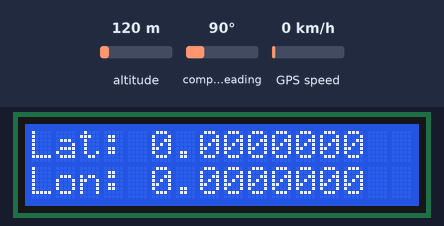
The sketch below on a simulated Arduino Uno, built with avr-gcc and run on an emulated ATmega328P. On the bench: 16×2 character LCD. The inputs (shaded band) are chosen by the test bench; at power-on: altitude 120 m, compass heading 90°, GPS speed 0 km/h. The GPS gets a fix after 3 s at 37.7749, -122.4194 with 8 satellites; what the sketch prints to the serial monitor is not drawn.

Above: at 0.1 s.
At 1.6 s:
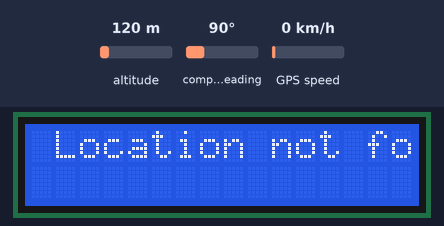
At 2.6 s:
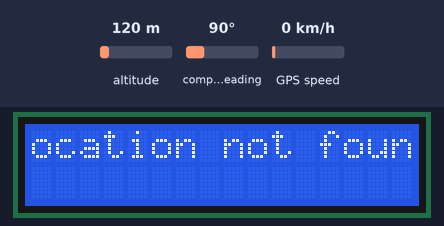
At 4.1 s:
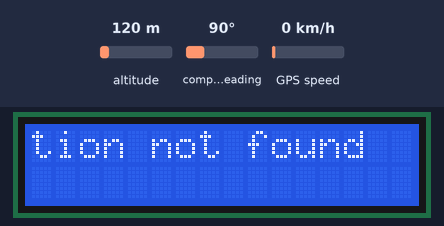
At 5.6 s:
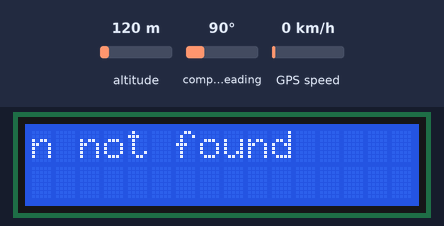
At 6.2 s:
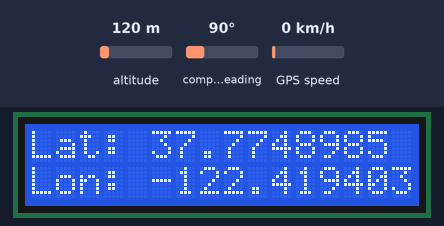

Measured:
- by itself, everything shown: repeats every 6.0 s, in 11 steps
- what the display in image 1 shows lasts 0.5 s, from 1.6 s to 2.1 s
- what the display in image 5 shows lasts 1.0 s, from 6.1 s to 7.1 s

The sketch:

campus_navigator.ino
```cpp
 #include <TinyGPS++.h>
#include <SoftwareSerial.h> // include the SoftwareSerial library for serial communication with the GPS module
#include <LiquidCrystal.h> // include the LiquidCrystal library for the LCD screen

TinyGPSPlus gps;

SoftwareSerial gpsSerial(0, 1); // set up a software serial port for the GPS module (RX=1, TX=0)
LiquidCrystal lcd(12, 11, 5, 4, 3, 2); // set up the LCD screen (RS=12, E=11, D4=5, D5=4, D6=3, D7=2)

// Define a struct to hold location data
struct Location {
  float lattitude;
  float longitude;
  String nameOfPlace;
};

// Define a lookup table of locations (replace with your own)
Location locations[] = {
 {21.125381, 79.046249, "OAT"},
 {21.125862, 79.045783, "HB-4"},
 {21.124568, 79.046182, "HB-3"},
 {21.125290, 79.047375, "Chandu"},
 {21.125610, 79.047584, "3rd Year Mess"},
 {21.125474, 79.048072, "MAC"},
 {21.126209, 79.047920, "HB-8"},
 {21.124299, 79.049358, "Canteen"},
 {21.123490, 79.049869, "New Admin Building"},
 {21.123842, 79.050811, "MME"},
 {21.124544, 79.051345, "Audi"},
 {21.125144, 79.049936, "CME"},
 {21.125186, 79.050722, "CRC"},
 {21.124883, 79.052228, "CSE Dept"},
 {21.124216, 79.052841, "ECE Dept"},
 {21.125277, 79.051362, "Library"},
 {21.123241, 79.051565, "VNIT \n Main Building"},
 {21.122942, 79.051522, "Visvesvaraya \n Statue"},
 {21.122265, 79.052502, "EE Dept"},
 {21.123193, 79.052276, "Civ Engg"},
 {21.123100, 79.052889, "Env Engg"},
//  {21,123667, 79.052581, "Architecure"},
//  {21.128371, 79.052107, "Bhoot Galli"},
//  {21.127358, 79.054153, "Y-Point"},
//  {21.127813, 79.056421, "Girls Hostel"},
//  {21.128437, 79.055189, "Sports Complex"},
};


// Define the number of locations in the lookup table
const int numLocations = 21;


void setup() {
  Serial.begin(9600); // initialize the serial port for debugging
  gpsSerial.begin(9600); // initialize the software serial port for the GPS module
  lcd.begin(16, 2); // initialize the LCD screen with 16 columns and 2 rows
}

void loop()
{
  while (gpsSerial.available() > 0){
    if (gps.encode(gpsSerial.read())){
      lcd.clear();
      displayInfo();
    }
  }
  if (millis() > 5000 && gps.charsProcessed() < 15)
  {
    Serial.println(F("No GPS detected: check wiring."));
    delay(500);
  }
  delay(100);
}

void displayInfo() {
  // Read data from the GPS module
    float lattitude = gps.location.lat();
    float longitude = gps.location.lng();

    String locationName = "Location not found";
    float dist = 1000;
    for (int i = 0; i < numLocations; i++) {
      if (abs(locations[i].lattitude - lattitude) < 0.001 && abs(locations[i].longitude - longitude) < 0.001) { // allow for some rounding error
        float temp_dist = sqrt(pow((locations[i].lattitude - lattitude),2)+pow((locations[i].longitude - longitude),2));
        dist = min(temp_dist, dist);
        if(dist == temp_dist){
          locationName = locations[i].nameOfPlace;
        }
      }
    }

    // Print the location name to the LCD screen
      lcd.clear();
      //lcd.print("Lat: ");
      //delay(500);
      //lcd.setCursor(0, 0);
      lcd.print("Lat: ");
      lcd.print(lattitude, 7);
      //delay(1000);
      //lcd.clear();
      //lcd.print(", Lon: ");
      //delay(500);
      lcd.setCursor(0, 1);
      lcd.print("Lon: ");
      //delay(1000);
      lcd.print(longitude, 7);
      delay(1000);
      lcd.clear();
      lcd.print("   ");
      lcd.print(locationName);
      //delay(100);
      if(locationName.length() > 15){
      lcd.autoscroll();
      for(int i=0; i<10; i++){
        lcd.print(" ");
        delay(500);
      }
      lcd.noAutoscroll();
      }
      else{
        delay(1000);
      }

    // output
    Serial.print("Lat: ");
    Serial.print(gps.location.lat(), 10);
    Serial.print("Lon: ");
    Serial.print(gps.location.lng(), 10);
    Serial.print(", Location: ");
    Serial.println(locationName);

}
```
